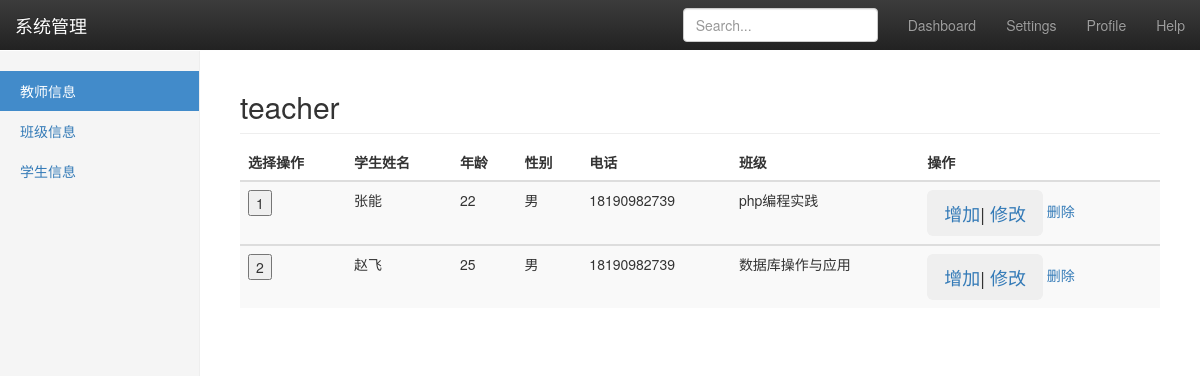
The page /student/ on the database its author committed.
### review/models.py (models this page shows, shortened)
class Students(models.Model):
    name = models.CharField(max_length=20, verbose_name="学生姓名")
    allclass = models.ForeignKey("Allclass")
    age = models.IntegerField(verbose_name="年龄", default=None)
    choise = (
        (0, "男"),
        (1, "女"),
        (2, "未知"),
    )
    phone = models.IntegerField(verbose_name="电话", default=None)
    sex = models.IntegerField(verbose_name="性别", choices=choise, default=2)
    class Meta:
        verbose_name = '学生'
        verbose_name_plural = "学生表"

class Allclass(models.Model):
    class_name = models.CharField(max_length=20, verbose_name="班级名称")
    teacher = models.ManyToManyField("Teacher")
    class Meta:
        verbose_name = '班级'
        verbose_name_plural = "班级表"
    def __unicode__(self):
        return self.class_name

### review/views.py (the view)
# urls.py: url(r'^student/$', views.student,name='student'),
def student(request):
    allstudents = models.Students.objects.all()
    return render(request, 'students.html', locals())

### templates/students.html (shortened to what this page needs)
{% extends "base.html" %}
{% block table_inline %}
                <table class="table table-striped">
                    <thead>
                    <tr>
                        <th>选择操作</th>
                        <th>学生姓名</th>
                        <th>年龄</th>
                        <th>性别</th>
                        <th>电话</th>
                        <th>班级</th>
                        <th>操作</th>
                    </tr>
                    </thead>
                    <tbody>
                    {% for foo in allstudents %}
                        <tr>
                            <td><button>{{ foo.id }}</button></td>
                            <td>{{ foo.name }}</td>
                            <td>{{ foo.age }}</td>
                            <td>{{ foo.get_sex_display }}</td>
                            <td>{{ foo.phone }}</td>
                            <td>{{ foo.allclass }}</td>
                            <td>
                                <button class="btn  btn-lg" data-toggle="modal" data-target="#myModal">
                                <a  style="cursor: pointer;" select="add" name="{{ foo.id }}">增加</a>|
                                <a style="cursor: pointer;" select="change" name="{{ foo.id }}">修改</a>
                                    </button>
                                <a style="cursor: pointer;" select="del" name="{{ foo.id }}">删除</a>
                            </td>
                        </tr>
                    </tbody>
                    {% endfor %}
                </table>
{% endblock %}

### static/css/dashboard.css (style rules this page uses)
body { padding-top: 50px; }

### rows shown on the page
Students: id "1", name "张能", age "22", sex "男", phone "18190982739", allclass "php编程实践"
Students: id "2", name "赵飞", age "25", sex "男", phone "18190982739", allclass "数据库操作与应用"
